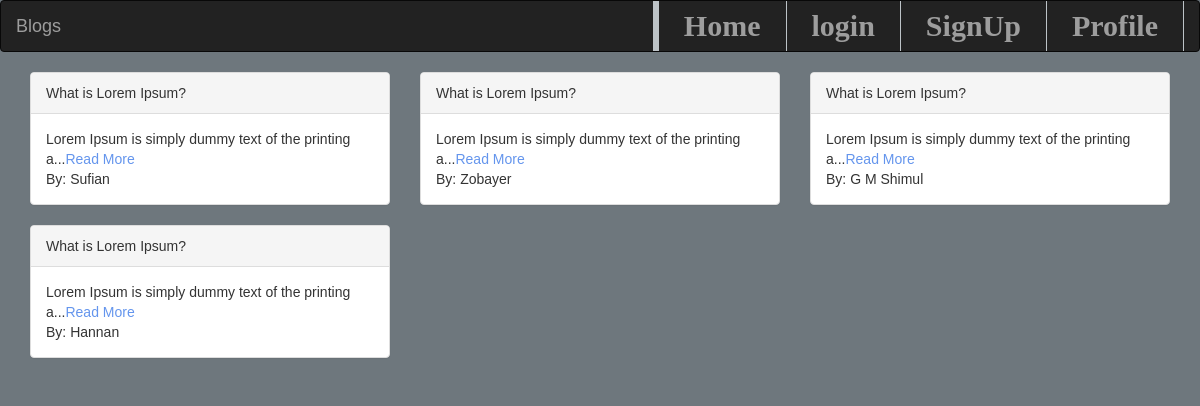
The page / on the database its author committed.
### tables this page shows
CREATE TABLE `blog` (
  `id` int(20) NOT NULL,
  `Title` varchar(100) NOT NULL,
  `Description` varchar(1000) NOT NULL,
  `user_id` int(20) NOT NULL
);

CREATE TABLE `user1` (
  `id` int(20) NOT NULL,
  `Name` varchar(50) NOT NULL,
  `Email` varchar(50) NOT NULL,
  `Password` varchar(20) NOT NULL
);

### index.php (the view, shortened to what this page needs)
<!DOCTYPE html>
<html>
<head>
	<link rel="stylesheet" href="https://maxcdn.bootstrapcdn.com/bootstrap/3.3.7/css/bootstrap.min.css">
	<link rel="stylesheet" type="text/css" href="style.css">
	<link rel="stylesheet" type="text/css" href="style1.css">
</head>
<body>
<nav class="navbar navbar-default navbar-inverse">
  <div class="container-fluid">
    <div class="navbar-header">
      <a class="navbar-brand" href="#">Blogs</a>
    </div>
    <div class="collapse navbar-collapse" id="bs-example-navbar-collapse-1">
      <ul class="nav navbar-nav navbar-right">
        <li><a href="index.php">Home</a></li>
        <?php
        	if(isset($_SESSION["user"]))
			{
				echo "<li><a href='logout.php'>Logout</a></li>";
			}
			else{
				echo "<li><a href='login.php'>login</a></li>";
			}
        ?>
        <li><a href="signup.php">SignUp</a></li>
        <li><a href="profile.php">Profile</a></li>
      </ul>
    </div>
  </div>
</nav>
<div class="container">
	<div class="row">
	<?php
		include 'connection.php';
		$q = "SELECT blog.id, blog.Title, blog.Description, user1.Name FROM blog, user1 WHERE
		user1.id = blog.user_id";
		if($conn->query($q)){
			$result = $conn->query($q);
			while($row = $result->fetch_assoc())
			{ ?>
			<div class="col-md-4">
				<div class="panel panel-default">
				  <div class="panel-heading">
				  	<?php echo $row['Title'];?>
				  </div>
				  <div class="panel-body">
				    <?php
				    	$string = $row['Description'];
				    	if(strlen($string) > 50)
				    	{
				    		echo substr($string, 0, 50)."...";
				    		echo "<a href='details.php?id=".$row['id']."'>Read More</a>";
				    	}
				    	else{
				    		echo $string;
				    	}
				    ?>
				    <?php echo "<br>By: ".$row['Name'];?>
				  </div>
				</div>
			</div>
			<?php }
		}
	?>
	</div>
</div>
</body>
</html>

### style.css (style rules this page uses)
a { text-decoration:none; color:#6495ed }

### style1.css (style rules this page uses)
body,li,ul { margin: 0px auto; }
body { background-color: #6e777d; width: 100%; font-family: sans-serif; }
nav { width: 100%; border-top: 5px solid #3498DB; }
nav ul { float: left; border-left: 6px solid #BDC3C7; height: 50px; }
nav li { list-style: none; font-size: 30px; font-weight: bold; padding-right: 10px; padding-left: 10px; border-right: 1px solid #BDC3C7; width: auto; font-family: Gabriola; color: #3498DB; float: left; height: 50px; }

### rows shown on the page
blog: Title "What is Lorem Ipsum?", Description "Lorem Ipsum is simply dummy text of the printing a", user1.Name "Sufian"
blog: Title "What is Lorem Ipsum?", Description "Lorem Ipsum is simply dummy text of the printing a", user1.Name "Zobayer"
blog: Title "What is Lorem Ipsum?", Description "Lorem Ipsum is simply dummy text of the printing a", user1.Name "G M Shimul"
blog: Title "What is Lorem Ipsum?", Description "Lorem Ipsum is simply dummy text of the printing a", user1.Name "Hannan"
